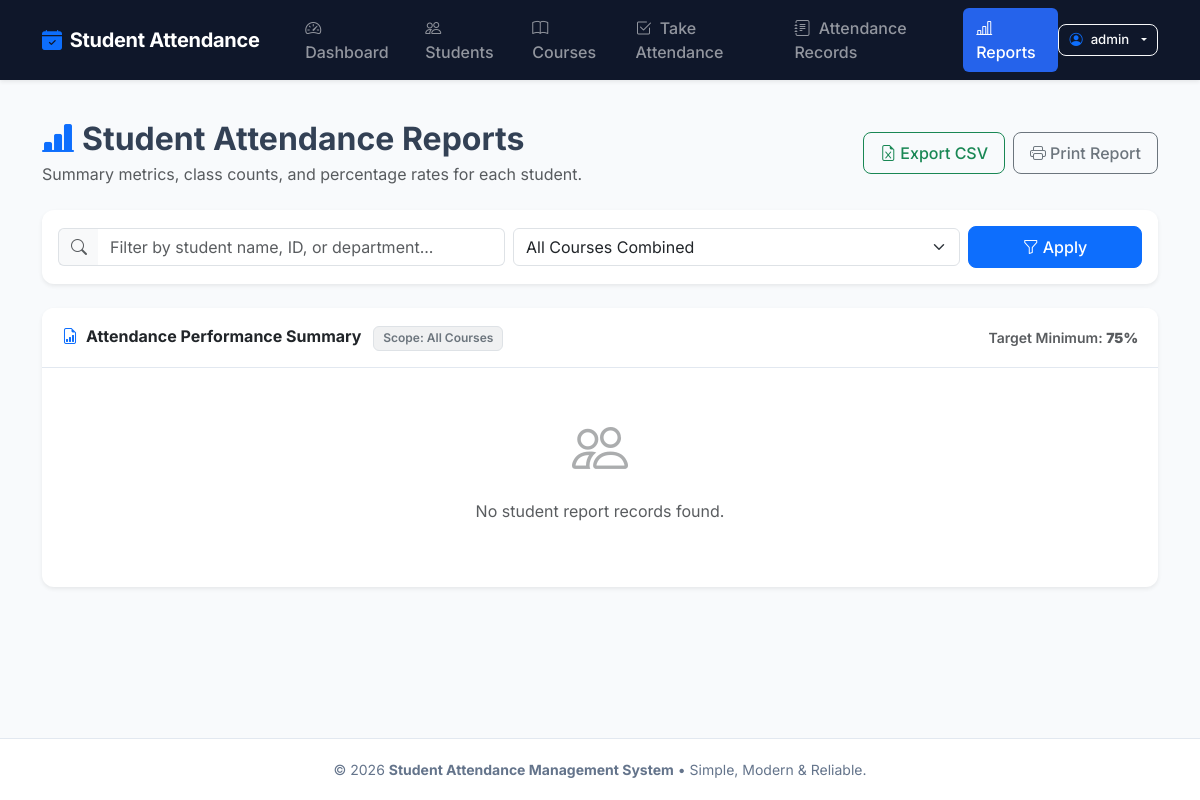
Page /reports/ (signed in) on the earlier database version.
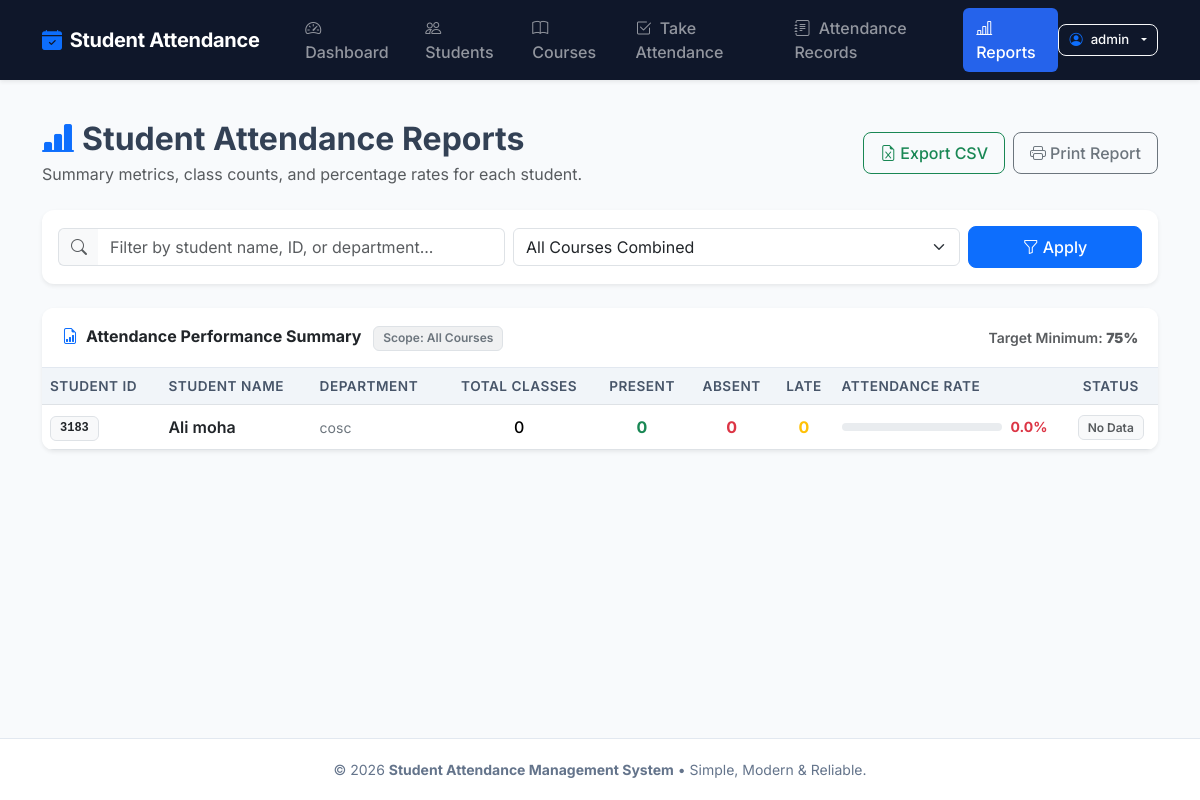
Same page on the later database version.
### attendance/models.py (models this page shows, shortened)
class Student(models.Model):
    GENDER_CHOICES = [
        ('Male', 'Male'),
        ('Female', 'Female'),
        ('Other', 'Other'),
    ]
    student_id = models.CharField(
        max_length=50,
        unique=True,
        verbose_name="Student ID",
        help_text="Unique student registration number or ID"
    )
    full_name = models.CharField(
        max_length=120,
        verbose_name="Full Name"
    )
    gender = models.CharField(
        max_length=10,
        choices=GENDER_CHOICES,
        default='Male',
        verbose_name="Gender"
    )
    email = models.EmailField(
        blank=True,
        null=True,
        verbose_name="Email Address"
    )
    phone = models.CharField(
        max_length=20,
        blank=True,
        verbose_name="Phone Number"
    )
    department = models.CharField(
        max_length=100,
        verbose_name="Department / Class",
        help_text="e.g., Computer Science, Grade 10-A"
    )
    date_joined = models.DateField(
        default=timezone.now,
        verbose_name="Date Joined"
    )
    class Meta:
        ordering = ['student_id']
        verbose_name = "Student"
        verbose_name_plural = "Students"

### attendance/views.py (the view)
# urls.py: path('reports/', views.student_report, name='student_report'),
@login_required(login_url='login')
def student_report(request):
    course_id = request.GET.get('course', '').strip()
    query = request.GET.get('q', '').strip()
    students = Student.objects.all()
    courses = Course.objects.all()
    if query:
        students = students.filter(
            Q(full_name__icontains=query) |
            Q(student_id__icontains=query) |
            Q(department__icontains=query)
        )
    selected_course = None
    if course_id:
        try:
            selected_course = Course.objects.get(id=course_id)
        except Course.DoesNotExist:
            selected_course = None
    reports = []
    for student in students:
        student_attendances = Attendance.objects.filter(student=student)
        if selected_course:
            student_attendances = student_attendances.filter(course=selected_course)
        total_classes = student_attendances.count()
        present = student_attendances.filter(status='Present').count()
        absent = student_attendances.filter(status='Absent').count()
        late = student_attendances.filter(status='Late').count()
        if total_classes > 0:
            percentage = round((present / total_classes) * 100, 1)
        else:
            percentage = 0.0
        reports.append({
            'student': student,
            'total_classes': total_classes,
            'present': present,
            'absent': absent,
            'late': late,
            'percentage': percentage,
        })
    context = {
        'reports': reports,
        'courses': courses,
        'selected_course': selected_course,
        'query': query,
    }
    return render(request, 'attendance/student_report.html', context)

### attendance/templates/attendance/student_report.html (shortened to what this page needs)
{% extends 'attendance/base.html' %}
{% block content %}
<div class="row align-items-center mb-4">
    <div class="col-md-7">
        <h2 class="fw-bold mb-1">
            <i class="bi bi-bar-chart-line-fill text-primary me-2"></i>Student Attendance Reports
        </h2>
        <p class="text-muted mb-0">Summary metrics, class counts, and percentage rates for each student.</p>
    </div>
    <div class="col-md-5 text-md-end mt-3 mt-md-0 d-flex gap-2 justify-content-md-end">
        <a href="{% url 'export_reports_csv' %}?{{ request.GET.urlencode }}" class="btn btn-outline-success">
            <i class="bi bi-file-earmark-excel me-1"></i>Export CSV
        </a>
        <button onclick="window.print()" class="btn btn-outline-secondary">
            <i class="bi bi-printer me-1"></i>Print Report
        </button>
    </div>
</div>
<div class="card border-0 shadow-sm mb-4">
    <div class="card-body p-3">
        <form method="GET" class="row g-2 align-items-center">
            <div class="col-md-5">
                <div class="input-group">
                    <span class="input-group-text bg-light border-end-0">
                        <i class="bi bi-search text-muted"></i>
                    </span>
                    <input type="text" name="q" value="{{ query }}" class="form-control border-start-0" placeholder="Filter by student name, ID, or department...">
                </div>
            </div>
            <div class="col-md-5">
                <select name="course" class="form-select" onchange="this.form.submit()">
                    <option value="">All Courses Combined</option>
                </select>
            </div>
            <div class="col-md-2 d-flex gap-2">
                <button type="submit" class="btn btn-primary w-100">
                    <i class="bi bi-funnel me-1"></i>Apply
                </button>
            </div>
        </form>
    </div>
</div>
<div class="card border-0 shadow-sm">
    <div class="card-header bg-white d-flex justify-content-between align-items-center">
        <div>
            <span class="fw-bold text-dark">
                <i class="bi bi-file-earmark-bar-graph me-2 text-primary"></i>Attendance Performance Summary
            </span>
            {% if selected_course %}
                <span class="badge bg-primary bg-opacity-10 text-primary border border-primary border-opacity-25 ms-2">
                    Scope: {{ selected_course.name }} ({{ selected_course.code }})
                </span>
            {% else %}
                <span class="badge bg-secondary bg-opacity-10 text-secondary border ms-2">
                    Scope: All Courses
                </span>
            {% endif %}
        </div>
        <span class="text-muted small">Target Minimum: <strong>75%</strong></span>
    </div>
    <div class="card-body p-0">
        {% if reports %}
        <div class="table-responsive">
            <table class="table table-hover table-custom align-middle mb-0">
                <thead>
                    <tr>
                        <th>Student ID</th>
                        <th>Student Name</th>
                        <th>Department</th>
                        <th class="text-center">Total Classes</th>
                        <th class="text-center">Present</th>
                        <th class="text-center">Absent</th>
                        <th class="text-center">Late</th>
                        <th style="min-width: 200px;">Attendance Rate</th>
                        <th class="text-center">Status</th>
                    </tr>
                </thead>
                <tbody>
                    {% for item in reports %}
                    <tr>
                        <td>
                            <span class="badge bg-light text-dark border font-monospace">
                                {{ item.student.student_id }}
                            </span>
                        </td>
                        <td class="fw-semibold text-dark">
                            {{ item.student.full_name }}
                        </td>
                        <td>
                            <span class="text-secondary small">{{ item.student.department }}</span>
                        </td>
                        <td class="text-center fw-medium">
                            {{ item.total_classes }}
                        </td>
                        <td class="text-center text-success fw-bold">
                            {{ item.present }}
                        </td>
                        <td class="text-center text-danger fw-bold">
                            {{ item.absent }}
                        </td>
                        <td class="text-center text-warning fw-bold">
                            {{ item.late }}
                        </td>
                        <td>
                            <div class="d-flex align-items-center gap-2">
                                <div class="progress flex-grow-1" style="height: 8px;">
                                </div>
                                <span class="fw-bold small {% if item.percentage >= 75 %}text-success{% elif item.percentage >= 50 %}text-warning{% else %}text-danger{% endif %}" style="min-width: 45px;">
                                    {{ item.percentage }}%
                                </span>
                            </div>
                        </td>
                        <td class="text-center">
                            {% if item.total_classes == 0 %}
                                <span class="badge bg-light text-muted border">No Data</span>
                            {% elif item.percentage >= 75 %}
                                <span class="badge bg-success bg-opacity-10 text-success border border-success border-opacity-25">Good</span>
                            {% elif item.percentage >= 50 %}
                                <span class="badge bg-warning bg-opacity-10 text-warning border border-warning border-opacity-25">Warning</span>
                            {% else %}
                                <span class="badge bg-danger bg-opacity-10 text-danger border border-danger border-opacity-25">Critical</span>
                            {% endif %}
                        </td>
                    </tr>
                    {% endfor %}
                </tbody>
            </table>
        </div>
        {% else %}
        <div class="text-center py-5">
            <i class="bi bi-people display-4 text-muted opacity-50"></i>
            <p class="mt-3 text-muted">No student report records found.</p>
        </div>
        {% endif %}
    </div>
</div>
{% endblock %}

### attendance/templates/attendance/base.html (shortened to what this page needs)
<!DOCTYPE html>
<html lang="en">
<head>
    <link href="https://cdn.jsdelivr.net/npm/bootstrap@5.3.3/dist/css/bootstrap.min.css" rel="stylesheet">
    <link href="https://cdn.jsdelivr.net/npm/bootstrap-icons@1.11.3/font/bootstrap-icons.min.css" rel="stylesheet">
</head>
<body>
    <nav class="navbar navbar-expand-lg navbar-dark bg-dark sticky-top shadow-sm py-2">
        <div class="container">
            <a class="navbar-brand d-flex align-items-center gap-2" href="{% url 'dashboard' %}">
                <i class="bi bi-calendar-check-fill text-primary"></i>
                <span>Student Attendance</span>
            </a>
            <div class="collapse navbar-collapse" id="mainNavbar">
                {% if user.is_authenticated %}
                <ul class="navbar-nav me-auto mb-2 mb-lg-0 ms-lg-3 gap-1">
                    <li class="nav-item">
                        <a class="nav-link {% if request.resolver_match.url_name == 'dashboard' %}active{% endif %}" href="{% url 'dashboard' %}">
                            <i class="bi bi-speedometer2 me-1"></i> Dashboard
                        </a>
                    </li>
                    <li class="nav-item">
                        <a class="nav-link {% if 'student' in request.resolver_match.url_name and 'report' not in request.resolver_match.url_name %}active{% endif %}" href="{% url 'student_list' %}">
                            <i class="bi bi-people me-1"></i> Students
                        </a>
                    </li>
                    <li class="nav-item">
                        <a class="nav-link {% if 'course' in request.resolver_match.url_name %}active{% endif %}" href="{% url 'course_list' %}">
                            <i class="bi bi-book me-1"></i> Courses
                        </a>
                    </li>
                    <li class="nav-item">
                        <a class="nav-link {% if request.resolver_match.url_name == 'take_attendance' %}active{% endif %}" href="{% url 'take_attendance' %}">
                            <i class="bi bi-check2-square me-1"></i> Take Attendance
                        </a>
                    </li>
                    <li class="nav-item">
                        <a class="nav-link {% if request.resolver_match.url_name == 'attendance_records' %}active{% endif %}" href="{% url 'attendance_records' %}">
                            <i class="bi bi-journal-text me-1"></i> Attendance Records
                        </a>
                    </li>
                    <li class="nav-item">
                        <a class="nav-link {% if request.resolver_match.url_name == 'student_report' %}active{% endif %}" href="{% url 'student_report' %}">
                            <i class="bi bi-bar-chart-line me-1"></i> Reports
                        </a>
                    </li>
                </ul>
                <div class="dropdown">
                    <button class="btn btn-outline-light btn-sm dropdown-toggle d-flex align-items-center gap-2" type="button" id="userMenuButton" data-bs-toggle="dropdown" aria-expanded="false">
                        <i class="bi bi-person-circle text-primary"></i>
                        <span>{{ user.username }}</span>
                    </button>
                </div>
                {% endif %}
            </div>
        </div>
    </nav>
    <main class="container my-4 flex-grow-1">
        {% block content %}{% endblock %}
    </main>
    <footer>
        <div class="container text-center">
            <p class="mb-0">
                &copy; {% now "Y" %} <strong>Student Attendance Management System</strong> &bull; Simple, Modern &amp; Reliable.
            </p>
        </div>
    </footer>
</body>
</html>

### attendance/templates/attendance/base.html (style rules this page uses)
:root { --bs-body-font-family: 'Inter', system-ui, -apple-system, sans-serif; --primary-accent: #2563eb; --brand-dark: #0f172a; }
body { font-family: var(--bs-body-font-family); background-color: #f8fafc; color: #334155; min-height: 100vh; display: flex; flex-direction: column; }
.navbar-brand { font-weight: 700; letter-spacing: -0.3px; }
.navbar-dark.bg-dark { background-color: var(--brand-dark) !important; }
.nav-link { font-weight: 500; transition: all 0.2s ease; padding: 0.5rem 0.85rem !important; border-radius: 6px; }
.nav-link.active { background-color: var(--primary-accent) !important; color: #fff !important; }
.card { border: 1px solid #e2e8f0; box-shadow: 0 1px 3px rgba(0, 0, 0, 0.05); border-radius: 12px; overflow: hidden; }
.card-header { background-color: #ffffff; border-bottom: 1px solid #e2e8f0; font-weight: 600; padding: 1rem 1.25rem; }
.table-custom { margin-bottom: 0; }
.table-custom th { background-color: #f1f5f9; color: #475569; font-weight: 600; font-size: 0.85rem; text-transform: uppercase; letter-spacing: 0.5px; border-top: none; }
.btn { border-radius: 8px; font-weight: 500; padding: 0.5rem 1rem; }
.btn-sm { padding: 0.35rem 0.65rem; font-size: 0.825rem; }
.badge { font-weight: 600; padding: 0.45em 0.75em; border-radius: 6px; }
footer { margin-top: auto; background-color: #ffffff; border-top: 1px solid #e2e8f0; padding: 1.25rem 0; color: #64748b; font-size: 0.875rem; }

Differences in the rows shown:
added Student: student.student_id "3183", student.full_name "Ali moha", student.department "cosc", total_classes "0", present "0", absent "0", late "0", percentage "0.0"
Other differences:
text no longer shown: "No student report records found."
text now shown: "STUDENT ID STUDENT NAME DEPARTMENT TOTAL CLASSES PRESENT ABSENT LATE ATTENDANCE RATE STATUS"
